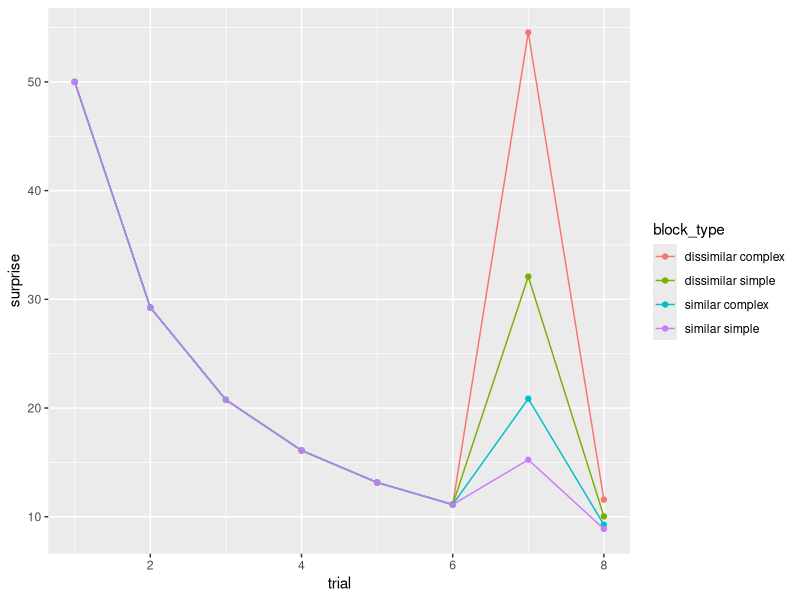
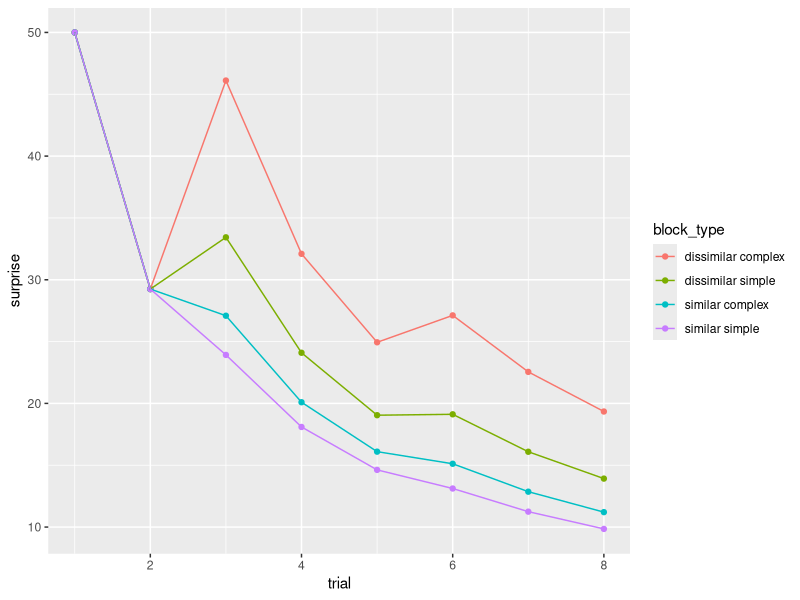

These charts were generated, in order, by the following R code:
## ---- chunk 1
library(tidyverse)
library(patchwork)
library(here)

## ---- chunk 2
TOTAL_FEATURE_N = 50
COMPLEX_FEATURE_N = 20  
SIMPLE_FEATURE_N = 10

# generate stimuli
f.generate_stimuli_vector <- function(total_feature_n, stimuli_feature_n){

    vec <- c(rep(0, total_feature_n - stimuli_feature_n), rep(1, stimuli_feature_n))
  return(sample(vec))

}

# generate similar / dissimilar stimuli
f.generate_stimuli_similarity <- function(original_stimuli, similarity){
  
   non_overlapping_feature <- ifelse(similarity == "similar", .2, .8)
  
    # first figure out where the 1s are at 
    feature_pos <- which(original_stimuli %in% c(1))
    non_feature_pos <- which(original_stimuli %in% c(0))
    
    # change 1 to 0
    feature_change_pos <- sample(feature_pos, 
                            non_overlapping_feature * length(feature_pos), 
                            replace = FALSE)
    
    new_stim <- replace(original_stimuli, feature_change_pos, 0)
    
    # change 0 to 1 
    non_feature_change_pos <- sample(non_feature_pos, 
                            non_overlapping_feature * length(feature_pos), 
                            replace = FALSE)
    
    new_stim <- replace(new_stim, non_feature_change_pos, 1)
    
  
  return (new_stim)  

}

## create a stimuli sequence 
f.block_sequence <- function(total_feature_n, 
                             simple_feature_n, 
                             complex_feature_n,
                             block_length, 
                             deviant_pos, 
                             complexity, 
                             similarity){
  
  TOTAL_FEATURE_N = total_feature_n  
  # the number of 1 in the feature vector 
  SIMPLE_FEATURE_N = simple_feature_n
  COMPLEX_FEATURE_N = complex_feature_n  
  
  feature_n <- ifelse(complexity == "complex", COMPLEX_FEATURE_N, SIMPLE_FEATURE_N)
  background_stim <- f.generate_stimuli_vector(TOTAL_FEATURE_N, feature_n)
  deviant_stim <- f.generate_stimuli_similarity(background_stim, similarity)
  
  block_list <- replicate(block_length, background_stim, simplify = FALSE)
  
  block_list[deviant_pos] <- replicate(length(deviant_pos), 
                                       deviant_stim, 
                                       simplify = FALSE)
  
  return(block_list)

}


example_block_complex_similar <- f.block_sequence(
  TOTAL_FEATURE_N, 
  SIMPLE_FEATURE_N, 
  COMPLEX_FEATURE_N, 
  8, c(7), "complex", "similar")
example_block_complex_dissimilar <- f.block_sequence(
  TOTAL_FEATURE_N, 
  SIMPLE_FEATURE_N, 
  COMPLEX_FEATURE_N, 
  8, c(7), "complex", "dissimilar")
example_block_simple_similar <- f.block_sequence(
  TOTAL_FEATURE_N, 
  SIMPLE_FEATURE_N, 
  COMPLEX_FEATURE_N, 
  8, c(7), "simple", "similar")
example_block_simple_dissimilar <- f.block_sequence(
  TOTAL_FEATURE_N, 
  SIMPLE_FEATURE_N, 
  COMPLEX_FEATURE_N, 8, c(7), "simple", "dissimilar")

NUM_FEATURE_SAMPLE_PER_OBSERVATION <- 3

# generate observation sequence 
make_observation <- function(stimuli, feature_sample){
  
  #figure out the feature position  
  feature_pos <- which(stimuli %in% c(1))
  sampled_feature <- sample(feature_pos, 
                            feature_sample, 
                            replace = FALSE)
  observation <- rep(0, length(stimuli))
  observation[sampled_feature] <- 1
  
  return(observation)
  
}

example_block_complex_similar 
example_observation <- lapply(example_block_complex_similar, make_observation, 
       NUM_FEATURE_SAMPLE_PER_OBSERVATION)
example_observation

## ---- chunk 3
# calculate beta count for a given block
f.beta_count <- function(block){
  prior <- replicate(length(block[[1]]), c(1,1), simplify = FALSE)

  beta_count <- list()

  for (trial in 1:length(block)){
    current_observation = block[[trial]]
    
    if (trial == 1){
      current_trial = prior 
    }else{
      current_trial = beta_count[[trial-1]]
    }
    
    for (feature_index in 1:length(current_trial)){
      
      feature_bin = current_trial[[feature_index]]
      
      if (current_observation[[feature_index]] == 1){
        current_trial[[feature_index]] <- c(current_trial[[feature_index]][1] + 1, 
                                            current_trial[[feature_index]][2])
      }else{
        current_trial[[feature_index]] <- c(current_trial[[feature_index]][1], 
                                            current_trial[[feature_index]][2] + 1)
      }
      
    }
    beta_count[[trial]] <- current_trial
  }
  
  return(beta_count)
}

# use beta count to calculate feature probability 
f.probability <- function(block_beta, block_stimuli){
  
  feature_prob <- lapply(block_beta, 
       function(x) lapply(x, 
                          function(x)x[[1]]/(x[[1]] + x[[2]])))
  
  update_prob_list <- list()

  for (trial in 1:length(block_stimuli)) {
        current_observation = block_stimuli[[trial]]
        
        if (trial == 1){
            current_trial = replicate(length(current_observation), 
                                      0.5)
        }else{
            current_trial = feature_prob[[trial-1]]
        }
        
        
        # loop through each observation feature vector
        new_probability = c()
        for (feature in 1:length(current_observation)){
          if (current_observation[[feature]] == 0){
            current_trial[[feature]] <- 1 - current_trial[[feature]]
          }
        }
        update_prob_list[[trial]] <- current_trial
      
    }
  
  return(update_prob_list)
  
}

f.surprise <- function(block_probability){
  
  feature_surprise <- lapply(block_probability, 
       function(x) lapply(x, 
                          function(x)-log2(x)))

  sum_feature_surprise <- lapply(feature_surprise, 
                               function(x)sum(as.data.frame(x)))
  
  return(sum_feature_surprise)

}

example_beta <- f.beta_count(example_block_complex_similar)
example_prob <- f.probability(example_beta, example_block_complex_similar)
example_suprirse <- f.surprise(example_prob)

f.plot_suprirse <- function(surpise){
  tibble("surprise" = surpise) %>% 
  mutate( trial = row_number()) %>% 
  unnest(surprise) %>% 
  ggplot(aes(x = trial, y = surpise)) + 
  geom_point() + 
  geom_line()
  
}


## ---- chunk 4
f.block_sequence <- function(
  
                             complexity, 
                             similarity){
  
  TOTAL_FEATURE_N = 50  
  # the number of 1 in the feature vector 
  SIMPLE_FEATURE_N = 5
  COMPLEX_FEATURE_N = 10  
  block_length = 8
  deviant_pos = c(7)
  
  feature_n <- ifelse(complexity == "complex", COMPLEX_FEATURE_N, SIMPLE_FEATURE_N)
  background_stim <- f.generate_stimuli_vector(TOTAL_FEATURE_N, feature_n)
  deviant_stim <- f.generate_stimuli_similarity(background_stim, similarity)
  
  block_list <- replicate(block_length, background_stim, simplify = FALSE)
  
  block_list[deviant_pos] <- replicate(length(deviant_pos), 
                                       deviant_stim, 
                                       simplify = FALSE)
  
  return(block_list)

}

# sorry this is disgusting i wish i know r better 
df.seq <- bind_cols(
  tibble(
       complexity = c("complex", "simple"), 
       similarity = c("similar", "dissimilar")) %>% 
     expand(similarity, complexity), 
  tibble(
  "sequence" =
  tibble(
       complexity = c("complex", "simple"), 
       similarity = c("similar", "dissimilar")) %>% 
  expand(similarity, complexity) %>% 
  pmap(f.block_sequence))
)

df.suprirse <- df.seq %>% 
  mutate(
    beta = map(.x = sequence, 
               .f = f.beta_count
         ), 
    probability = map2(
      .x = beta, 
      .y = sequence, 
      .f = f.probability), 
    surprise = map(
      .x = probability, 
      .f = f.surprise
    )) %>% 
select(similarity, complexity, surprise) 
  
## ---- chunk 5
df.suprirse %>% 
  unnest(surprise) %>% 
  unnest(surprise) %>% 
  group_by(similarity, complexity) %>% 
  mutate(trial = row_number(), 
         block_type = paste(similarity, complexity)) %>% 
  ggplot(aes(x = trial, 
             y = surprise, 
             color = block_type)) + 
  geom_point() + 
  geom_line()
 
## ---- chunk 6
f.block_sequence <- function(
  
                             complexity, 
                             similarity){
  
  TOTAL_FEATURE_N = 50  
  # the number of 1 in the feature vector 
  SIMPLE_FEATURE_N = 5
  COMPLEX_FEATURE_N = 10  
  block_length = 8
  deviant_pos = c(3, 4, 5)
  
  feature_n <- ifelse(complexity == "complex", COMPLEX_FEATURE_N, SIMPLE_FEATURE_N)
  background_stim <- f.generate_stimuli_vector(TOTAL_FEATURE_N, feature_n)
  deviant_stim <- f.generate_stimuli_similarity(background_stim, similarity)
  
  block_list <- replicate(block_length, background_stim, simplify = FALSE)
  
  block_list[deviant_pos] <- replicate(length(deviant_pos), 
                                       deviant_stim, 
                                       simplify = FALSE)
  
  return(block_list)

}

# sorry this is disgusting i wish i know r better 
df.seq <- bind_cols(
  tibble(
       complexity = c("complex", "simple"), 
       similarity = c("similar", "dissimilar")) %>% 
     expand(similarity, complexity), 
  tibble(
  "sequence" =
  tibble(
       complexity = c("complex", "simple"), 
       similarity = c("similar", "dissimilar")) %>% 
  expand(similarity, complexity) %>% 
  pmap(f.block_sequence))
)

df.suprirse <- df.seq %>% 
  mutate(
    beta = map(.x = sequence, 
               .f = f.beta_count
         ), 
    probability = map2(
      .x = beta, 
      .y = sequence, 
      .f = f.probability), 
    surprise = map(
      .x = probability, 
      .f = f.surprise
    )) %>% 
select(similarity, complexity, surprise) 
  
## ---- chunk 7
df.suprirse %>% 
  unnest(surprise) %>% 
  unnest(surprise) %>% 
  group_by(similarity, complexity) %>% 
  mutate(trial = row_number(), 
         block_type = paste(similarity, complexity)) %>% 
  ggplot(aes(x = trial, 
             y = surprise, 
             color = block_type)) + 
  geom_point() + 
  geom_line()
 
